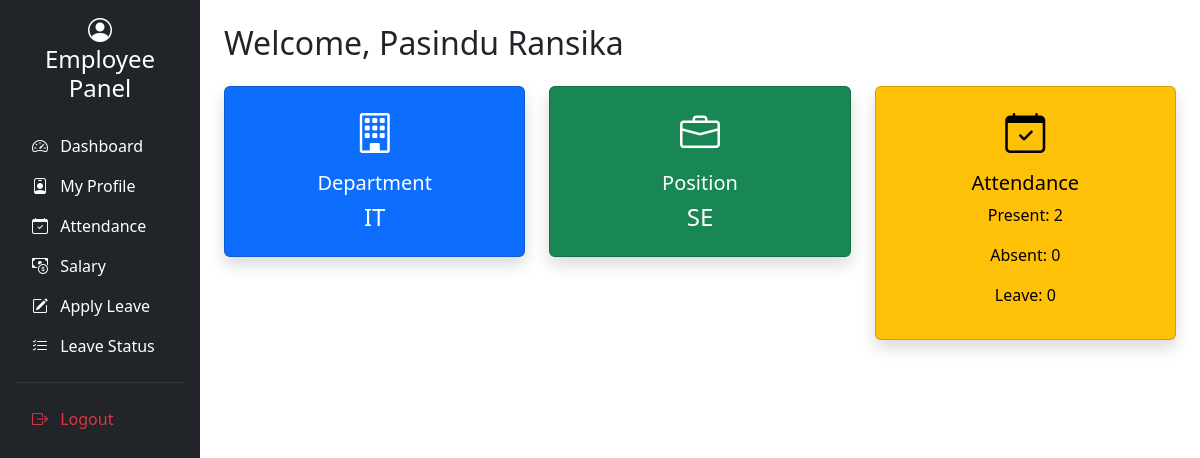
Page /employee/dashboard.php (signed in) on the committed database.
### tables this page shows
CREATE TABLE `employees` (
  `id` int(11) NOT NULL,
  `user_id` int(11) NOT NULL,
  `department_id` int(11) NOT NULL,
  `position` varchar(100) NOT NULL,
  `join_date` date NOT NULL,
  `salary` int(11) NOT NULL,
  `increment_rate` int(11) DEFAULT 5,
  `last_increment` date DEFAULT NULL
);

CREATE TABLE `users` (
  `id` int(11) NOT NULL,
  `name` varchar(100) NOT NULL,
  `email` varchar(100) NOT NULL,
  `password` varchar(255) NOT NULL,
  `role` enum('admin','employee') NOT NULL
);

CREATE TABLE `departments` (
  `id` int(11) NOT NULL,
  `name` varchar(100) NOT NULL
);

### employee/dashboard.php (the view, shortened to what this page needs)
<?php
require_once "../config/db.php";
$user_id = $_SESSION['user_id'];
$emp = $conn->query("
    SELECT e.id, u.name, d.name AS department, e.position
    FROM employees e
    JOIN users u ON e.user_id = u.id
    JOIN departments d ON e.department_id = d.id
    WHERE u.id = $user_id
")->fetch_assoc();
$attendance = $conn->query("
    SELECT
        SUM(status='Present') AS present,
        SUM(status='Absent') AS absent,
        SUM(status='Leave') AS leave_count
    FROM attendance
    WHERE employee_id = {$emp['id']}
")->fetch_assoc();
?>
<!DOCTYPE html>
<html>
<head>
<link href="https://cdn.jsdelivr.net/npm/bootstrap@5.3.2/dist/css/bootstrap.min.css" rel="stylesheet">
<link href="https://cdn.jsdelivr.net/npm/bootstrap-icons@1.11.1/font/bootstrap-icons.css" rel="stylesheet">
</head>
<body>
<div class="container-fluid">
<div class="row">
    <?php include "sidebar.php"; ?>
    <div class="col-md-9 col-lg-10 p-4">
        <h2 class="mb-4">Welcome, <?= htmlspecialchars($emp['name']) ?></h2>
        <div class="row g-4">
            <div class="col-md-4">
                <div class="card text-bg-primary shadow">
                    <div class="card-body text-center">
                        <i class="bi bi-building fs-1"></i>
                        <h5 class="mt-2">Department</h5>
                        <h4><?= htmlspecialchars($emp['department']) ?></h4>
                    </div>
                </div>
            </div>
            <div class="col-md-4">
                <div class="card text-bg-success shadow">
                    <div class="card-body text-center">
                        <i class="bi bi-briefcase fs-1"></i>
                        <h5 class="mt-2">Position</h5>
                        <h4><?= htmlspecialchars($emp['position']) ?></h4>
                    </div>
                </div>
            </div>
            <div class="col-md-4">
                <div class="card text-bg-warning shadow">
                    <div class="card-body text-center">
                        <i class="bi bi-calendar-check fs-1"></i>
                        <h5 class="mt-2">Attendance</h5>
                        <p>Present: <?= $attendance['present'] ?></p>
                        <p>Absent: <?= $attendance['absent'] ?></p>
                        <p>Leave: <?= $attendance['leave_count'] ?></p>
                    </div>
                </div>
            </div>
        </div>
    </div>
</div>
</div>
</body>
</html>

### rows in the picture
employees: user.name "Pasindu Ransika", department.name "IT", position "SE"

### other values in the picture
$attendance['present'] "2"
$attendance['absent'] "0"
$attendance['leave_count'] "0"
